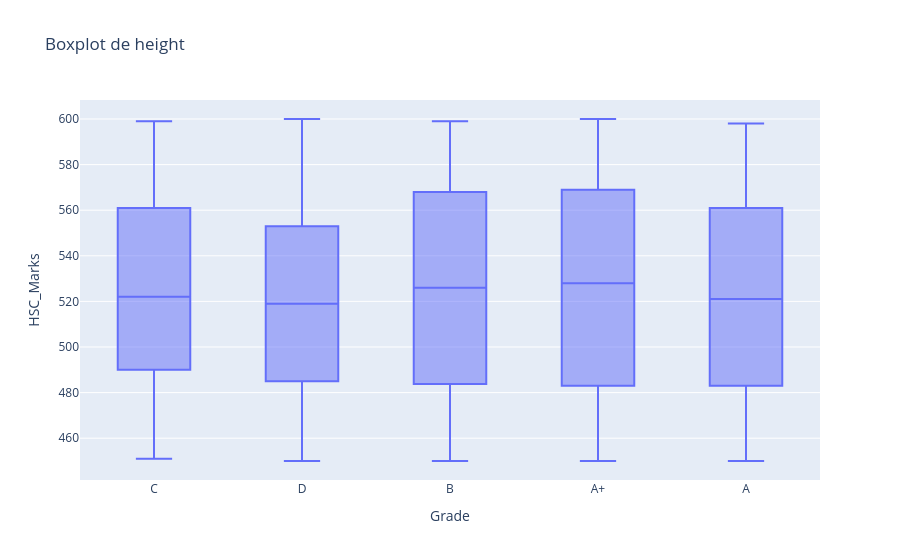

Notebook source saved alongside this figure:
### Code cell
fig = px.box(df,x='Grade' , y='HSC_Marks', title='Boxplot de height')
fig.show()

### Figure 1 — Plotly figure (JSON) as saved in the notebook; plotly's stock layout.template omitted (floating-point values rounded to 4 significant figures; data arrays with more than 128 entries replaced by an {"elided": "..."} marker saying what was removed)
{"data": [{"alignmentgroup": "True", "hovertemplate": "Grade=%{x}<br>HSC_Marks=%{y}<extra></extra>", "legendgroup": "", "marker": {"color": "#636efa"}, "name": "", "notched": false, "offsetgroup": "", "orientation": "v", "showlegend": false, "type": "box", "x": {"elided": "1000 str values"}, "x0": " ", "xaxis": "x", "y": {"elided": "1000 int values"}, "y0": " ", "yaxis": "y"}], "layout": {"boxmode": "group", "legend": {"tracegroupgap": 0}, "title": {"text": "Boxplot de height"}, "xaxis": {"anchor": "y", "domain": [0, 1], "title": {"text": "Grade"}}, "yaxis": {"anchor": "x", "domain": [0, 1], "title": {"text": "HSC_Marks"}}}}
